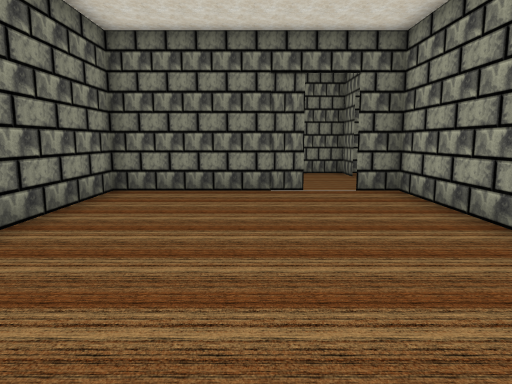
view 1 (above)

15 first-person views from a walk through a 3-D level made in the Unity game engine. The camera is 1.3 m above the floor, tilts 8° down and sees 70° across. The floor is counted in squares, 1 m on a side. Each view is taken from the middle of a square. On the plan, view 1 faces up. The plan holds only what a view shows up to about 15 squares ahead; the rest is blank. The place goes on beyond the plan. The player is left out. Some surface patterns are stand-ins.

view 2
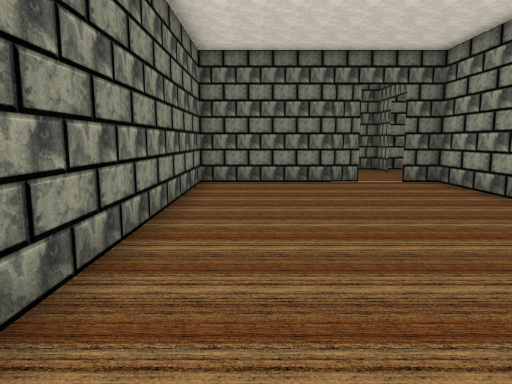

view 3
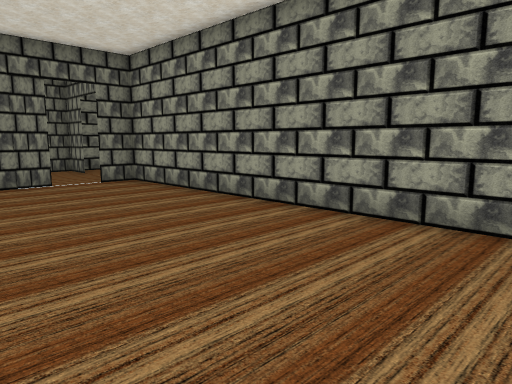

view 4
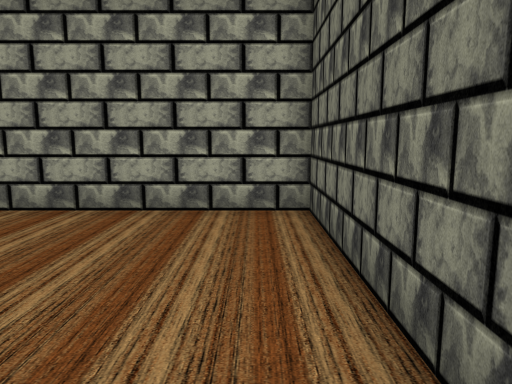

view 5
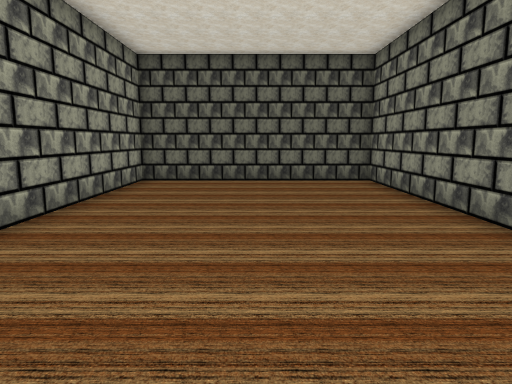

view 6
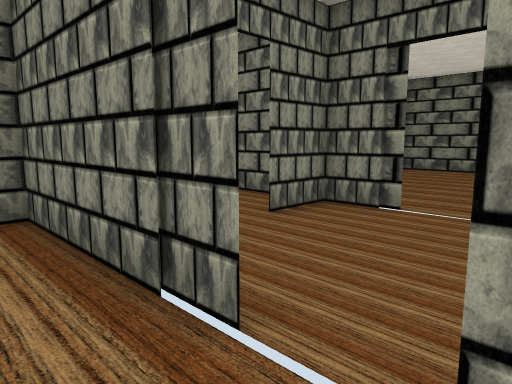

view 7
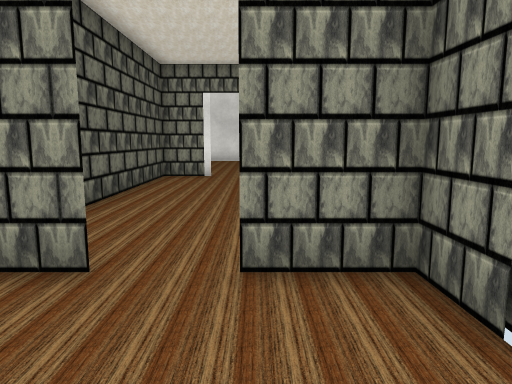

view 8
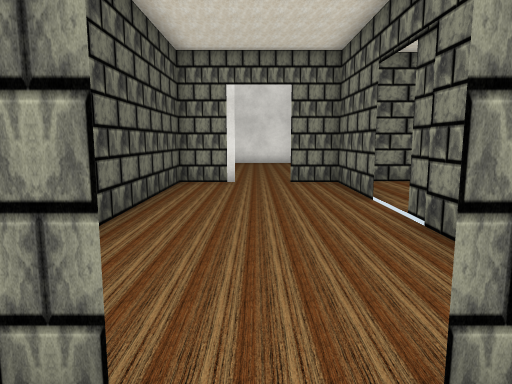

view 9
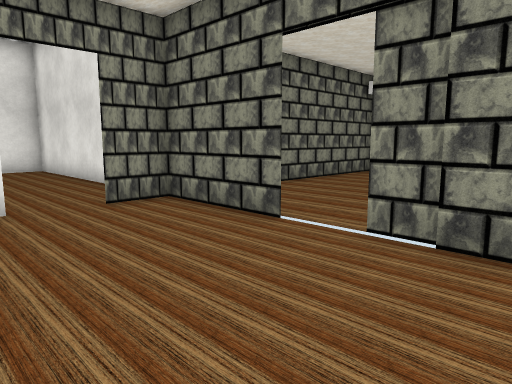

view 10
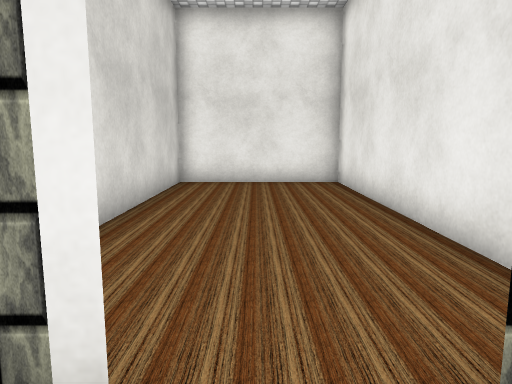

view 11
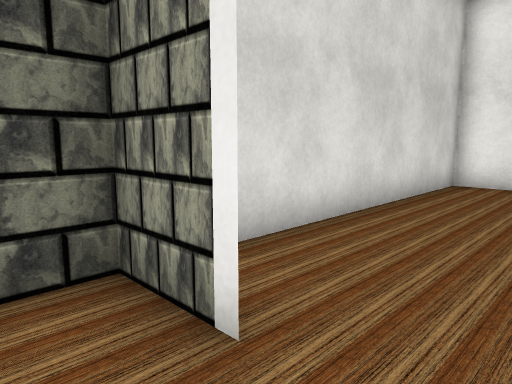

view 12
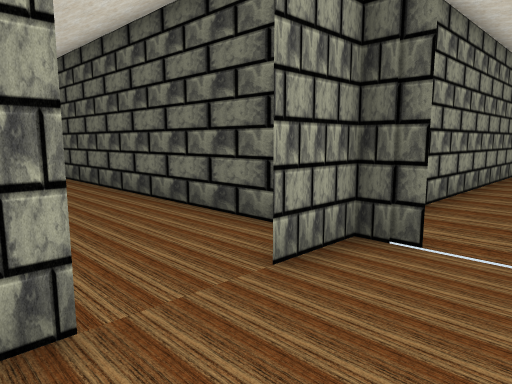

view 13
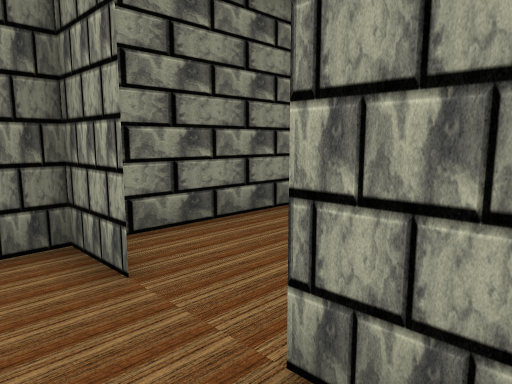

view 14
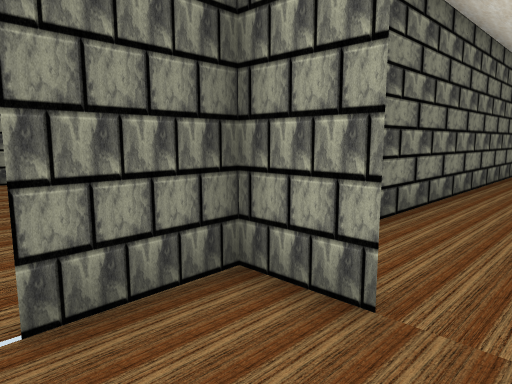

view 15
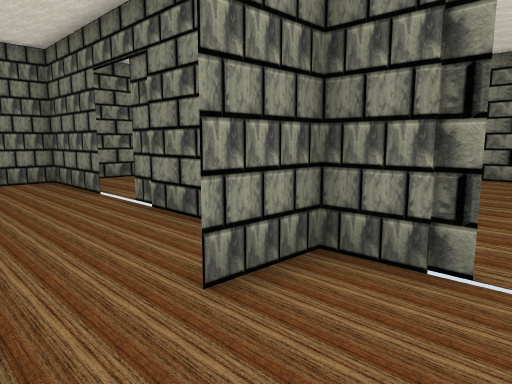

### Floor plan
Ten units are one square. View 1 is at (0, 0); x grows to the right and y downward. Boxes are objects, and circles mark ways between rooms. Rooms are numbered by the first view taken in them; rooms with no view inside come last. Other rooms are left out.
<svg viewBox="-220 -155 263 190">
<path fill="none" stroke="#000" d="M-37 30 38 30 38 -95 -37 -95 -37 30M-15 -114 -15 -105M2 -146 -15 -146 -15 -128M35 -131 35 -148M25 -147 15 -147M35 -96 35 -112M-79 -146 -115 -146 -115 -130M-55 -145 -65 -144M-115 -114 -115 -95M-30 -146 -55 -146M-121 -96 -51 -96M-135 -146 -215 -146 -215 -96 -121 -96"/>
<circle cx="20" cy="-100" r="3" fill="#2a7"/>
<circle cx="-20" cy="-120" r="3" fill="#2a7"/>
<circle cx="-120" cy="-125" r="3" fill="#2a7"/>
<text x="0" y="-30">1</text>
<text x="0" y="-120">2</text>
<text x="-70" y="-120">3</text>
<text x="-170" y="-120">4</text>
</svg>
Room 1 opens to room 2. Room 2 opens to room 3. Room 3 opens to room 4.

Where each view was taken, in squares from view 1:
view 1: 0 up, 0 right, facing up
view 2: 2 down, 2 left, facing up
view 3: 2 down, 2 left, facing up-right
view 4: 2 down, 3 left, facing right
view 5: 9 up, 0 right, facing down
view 6: 8 up, 3 right, facing up-left
view 7: 13 up, 2 right, facing left
view 8: 12 up, 0 right, facing left
view 9: 10 up, 4 left, facing up-left
view 10: 12 up, 10 left, facing left
view 11: 13 up, 10 left, facing down-left
view 12: 14 up, 1 right, facing down-right
view 13: 10 up, 2 right, facing up-right
view 14: 12 up, 1 right, facing up-right
view 15: 11 up, 1 right, facing up-left
